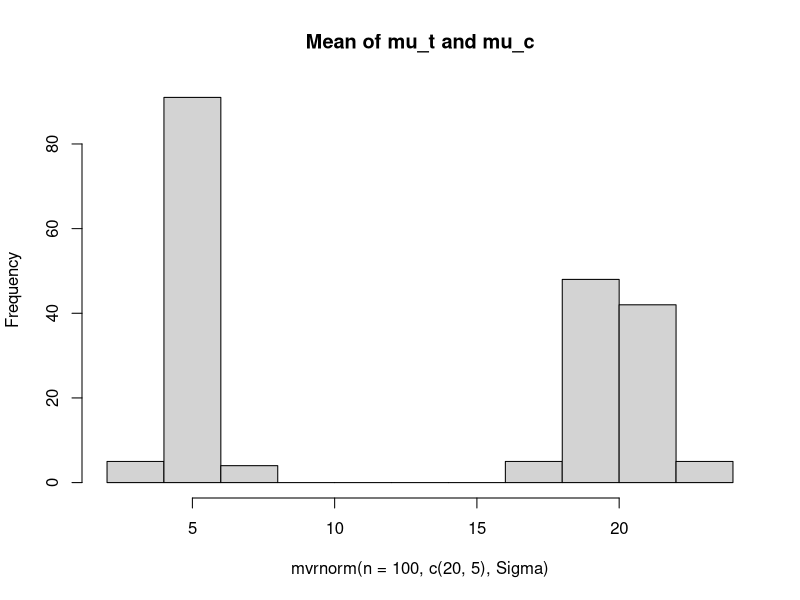
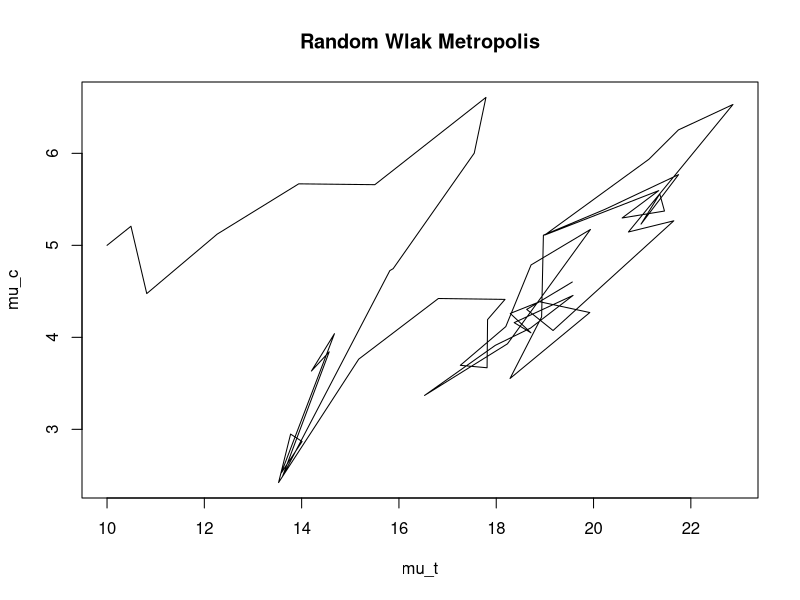
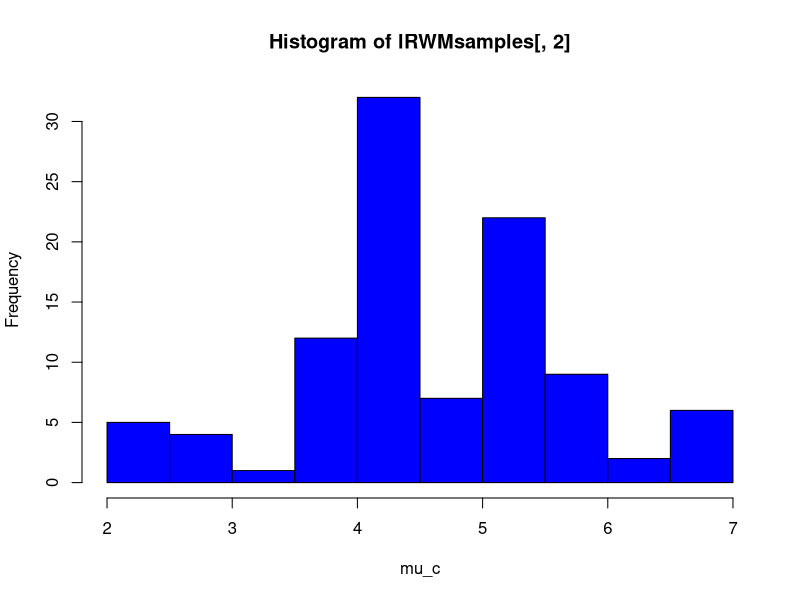
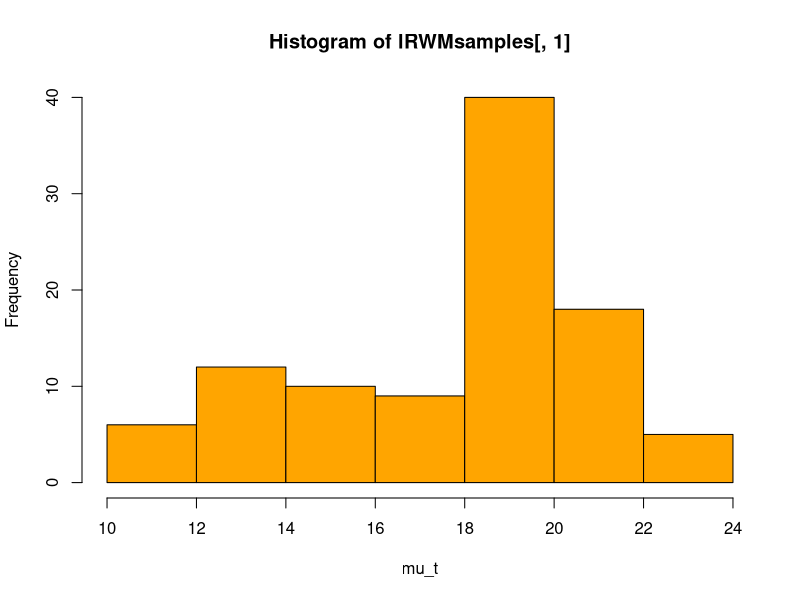
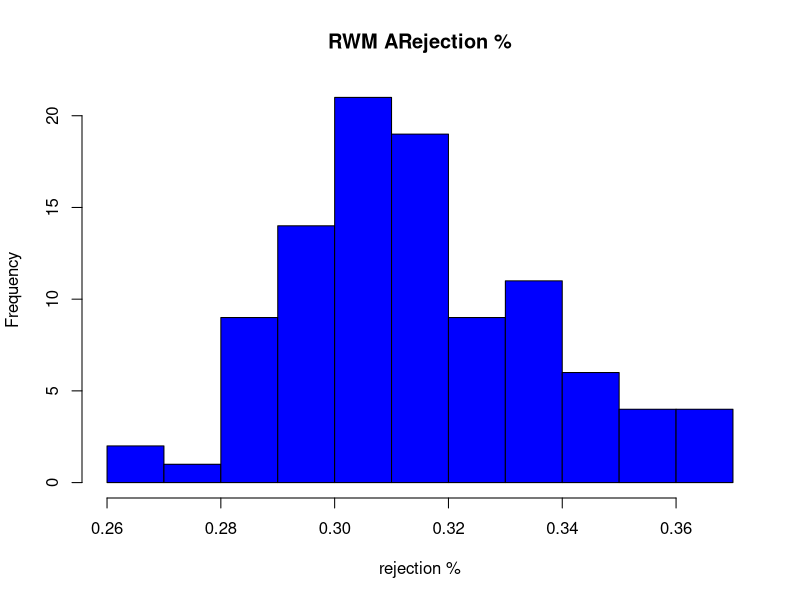
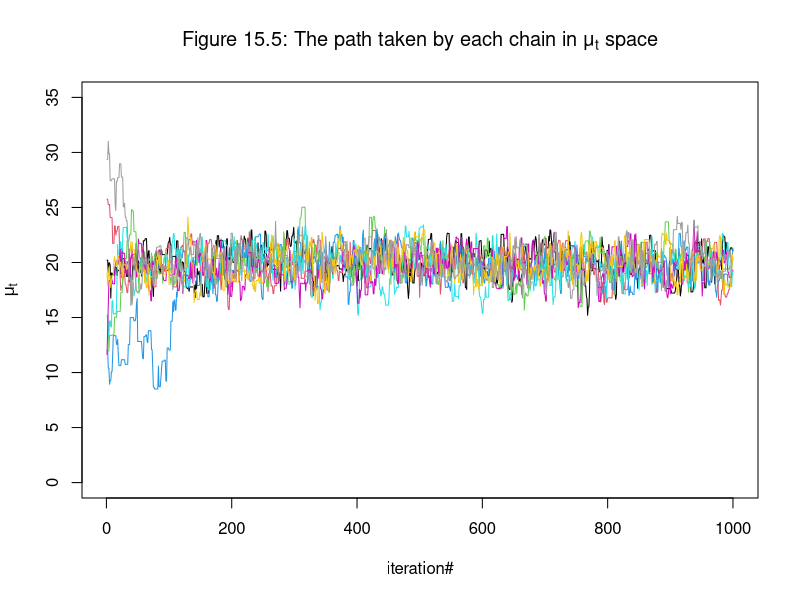

Reproduce these figures in R, in order.
## ---- chunk 1
library (MASS)
Sigma <- matrix(c(2,0.8,0.8,0.5),2,2)
hist(mvrnorm(n = 100, c(20,5), Sigma), main = "Mean of mu_t and mu_c")
## ---- chunk 2
ldebug <- 0
Sigma <- matrix(c(2, 0.8, 0.8, 0.5), 2, 2)
## ---- chunk 3
fproposal <- function(theta_current){
  if (ldebug == 1) cat("\nfproposal:theta_current = ", theta_current)
  return(mvrnorm(n=1, mu = theta_current,Sigma = Sigma))
}
## ---- chunk 4
library (mvtnorm)
fGetRatio <- function(theta_current, theta_proposed) {
  r <- dmvnorm(theta_proposed, c(20, 5), sigma = Sigma) / dmvnorm(theta_current ,c(20, 5), sigma = Sigma)
  
  if (ldebug == 1) cat("\nfGetRatio:r= ", r)
  
  return(r)

}

## ---- chunk 5
fAcceptReject <- function(theta_current, theta_proposed) {
  r <- fGetRatio(theta_current, theta_proposed)
  
  u <- runif(1,0,1)
  if ( r > u)
   return(theta_proposed)
  else
   return(theta_current)
}

## ---- chunk 6

fSample <- function(theta_current) {
  if (ldebug == 1) cat("\nfSample: theta_current= ", theta_current)
  
  theta_proposed <- fproposal(theta_current)
  if (ldebug == 1) cat("\nfSample:theta_proposed= ", theta_proposed)
  
  theta_accepted <- fAcceptReject(theta_current, theta_proposed)
  if (ldebug == 1) cat("\nfSample:theta_accepted= ", theta_accepted)
  
  return(theta_accepted)
  
}

## ---- chunk 7
RWMetropolis <- function(theta, N) {
  if (ldebug == 1) cat("\nRWMetropolis: theta = ", theta)
  
  nRejected <- 0
  nextSample <- matrix(nrow = 1, ncol = 2)
  
  ltheta <- matrix(nrow = N, ncol = 2)
  ltheta[1,] <- theta
  
  for (t in 2:N){
    nextSample[1,] <- fSample(ltheta[t-1,])
  
    ifelse(nextSample[1,] == ltheta[t-1,], nRejected <- nRejected + 1, 0)
    
    ltheta[t,] <- nextSample[1,]
    
  }
  
  result <- list("nRejected" = nRejected , "samples" = ltheta)
  return(result)
}
## ---- chunk 8
theta_starting <- c(10,5)
ldebug <- 0
result <- RWMetropolis(theta_starting,100)
noOfRejectedSamples <- result$"nRejected"
lRWMsamples <- result$samples

cat("\n No. of Rejected Samples: ", noOfRejectedSamples)
cat("\n % of rejected samples = ", noOfRejectedSamples/(100 + noOfRejectedSamples) )

## ---- chunk 9
plot(lRWMsamples, type = 'l', xlab = "mu_t", ylab = "mu_c", main = "Random Wlak Metropolis")
## ---- chunk 10
hist(lRWMsamples[,2], col ="blue", xlab = "mu_c")
hist(lRWMsamples[,1], col ="orange", xlab = "mu_t")
## ---- chunk 11
acceptancePerc <- vector()
for(i in 1:100) {
  result <- RWMetropolis(theta_starting,100)
  acceptancePerc[i] <- result$"nRejected" / (100 + result$"nRejected")
}

hist(acceptancePerc, xlab = "rejection %", main = "RWM ARejection %", col = "blue")

## ---- chunk 12
fWithin <- function(lSamples){
  return(mean(sapply(lSamples, var)))
}
## Testing it
#lSamples <- lapply(seq(1, 10, 1), function(i) rbinom(100, 100, 0.5))
#fWithin(lSamples)
## ---- chunk 13
fBetween <- function(lSamples){
  lMean <- sapply(lSamples, mean)
  aMean <- mean(lMean)
  m <- length(lSamples)
  t <- length(lSamples[[1]])
  return((t / (m - 1)) * sum((lMean - aMean) ^ 2))
}
  
## ---- chunk 14
fRhat <- function(lSamples){
  W <- fWithin(lSamples)
  B <- fBetween(lSamples)
  t <- length(lSamples[[1]])
  return(sqrt((W + (1 / t) * (B - W)) / W))
}
## ---- chunk 15
theta_starting <- c(20,5)
numSamples <- 5

acceptancePerc <- vector()

lSamples <- list()

for(i in 1:8) {
  result <- RWMetropolis(theta_starting,numSamples)
  lRWMsamples <- result$samples
  lSamples[[i]] <- lRWMsamples
  acceptancePerc[i] <- result$"nRejected" / (numSamples + result$"nRejected")
}

lRhat <- fRhat(lSamples)
## ---- chunk 16
cat("\nRhat : ", lRhat)
cat("\n Rejected % : ", acceptancePerc)
## ---- chunk 17

numSamples <- 1000
acceptancePerc <- vector()
lSamples <- list()

for(i in 1:8) {
  theta_starting <- mvrnorm(n=1, c(20, 5), Sigma = 40 * diag(2))
  result <- RWMetropolis(theta_starting,numSamples)
  lRWMsamples <- result$samples
  lSamples[[i]] <- lRWMsamples
  acceptancePerc[i] <- result$"nRejected" / (numSamples + result$"nRejected")
}

lRhat <- fRhat(lSamples)

## ---- chunk 18
cat("\nRhat : ", lRhat)
cat("\nRejected % : ", acceptancePerc)

## ---- chunk 19
dim(lSamples[[1]])
## ---- chunk 20

mu_t <- matrix(nrow = 8, ncol = numSamples)
mu_c <- matrix(nrow = 8, ncol = numSamples)

for (i in 1:8) {
  mu_t[i,] <- lSamples[[i]][,1]
  mu_c[i,] <- lSamples[[i]][,2]
}


## ---- chunk 21
palette()
## ---- chunk 22

plot(mu_t[1,], type="l", col=1, ylim = c(0, 35), xlab = "iteration#", 
     ylab = expression(paste(mu[t])), 
     main = expression(paste("Figure 15.5: The path taken by each chain in ", μ[t]," space")))

for(i in 2:8){
  lines(mu_t[i,], type="l", col=i)
}
